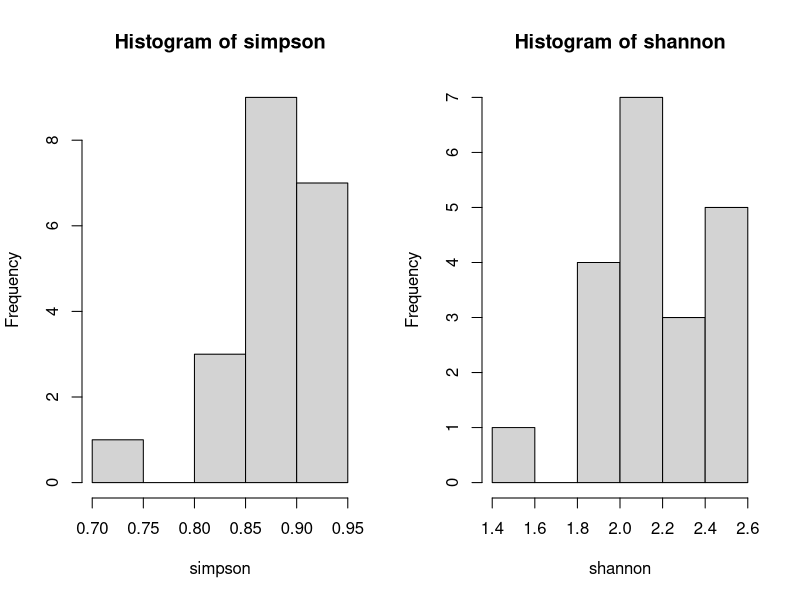
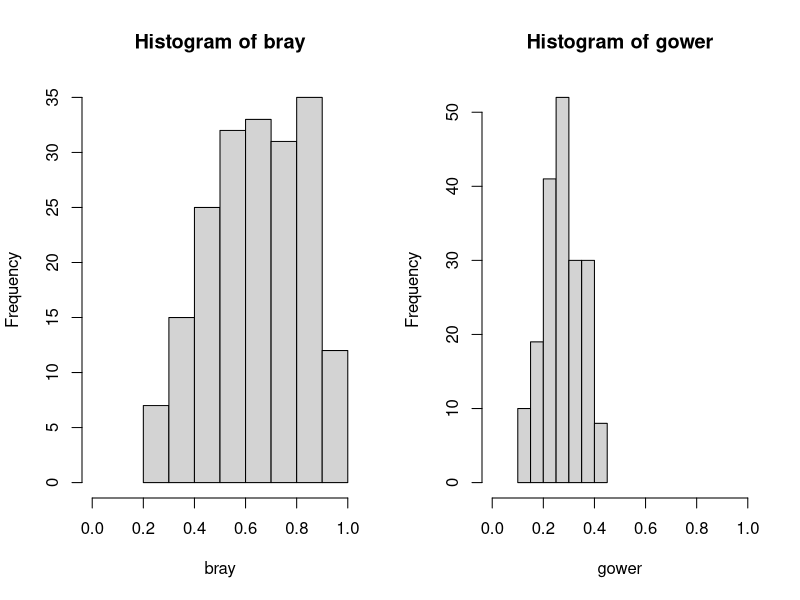
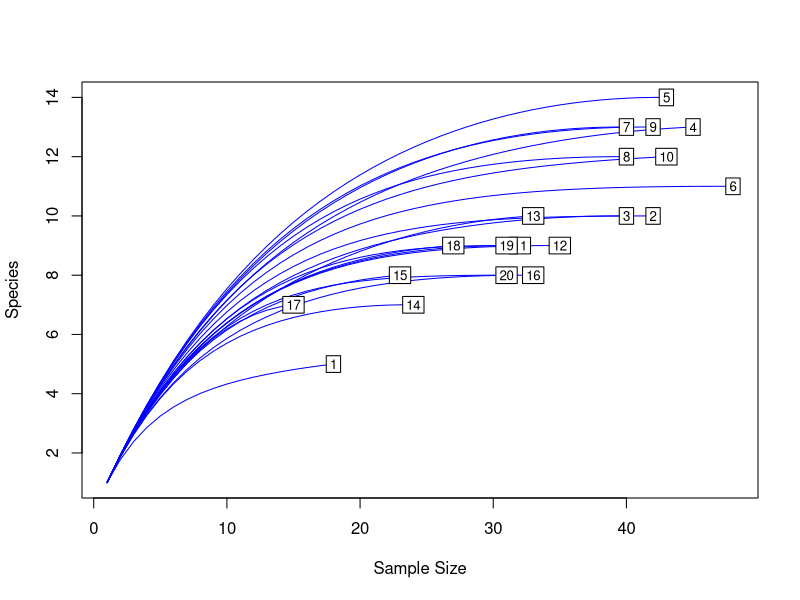
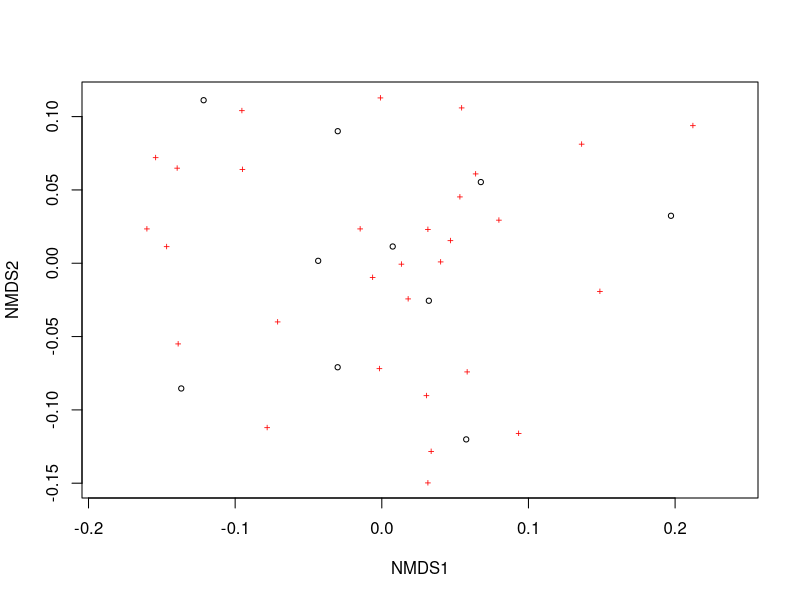
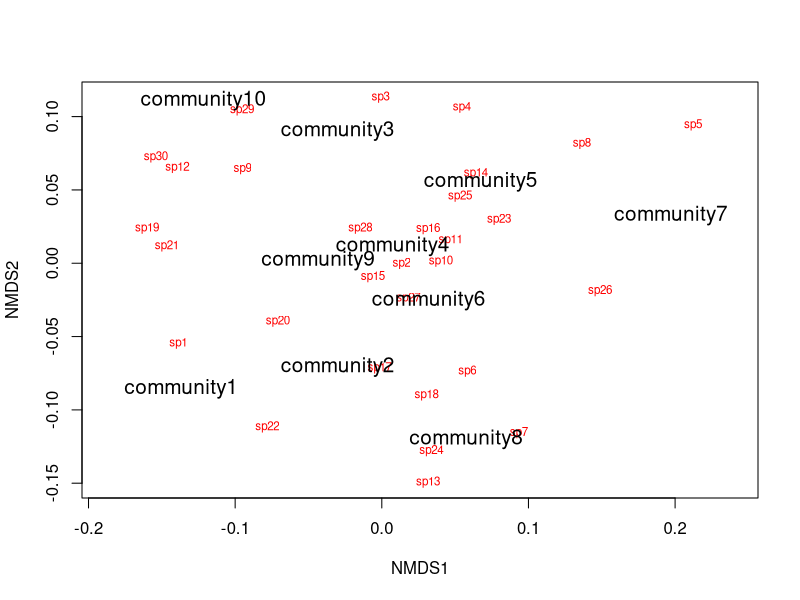
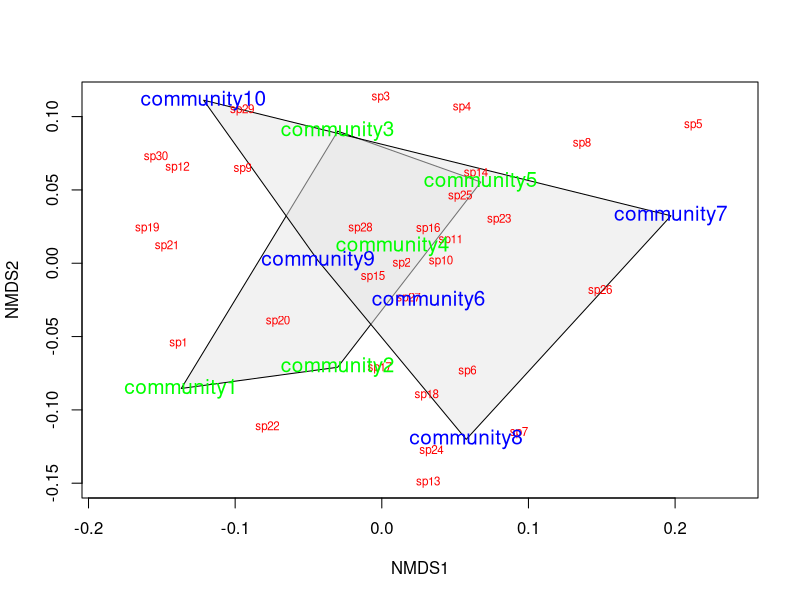
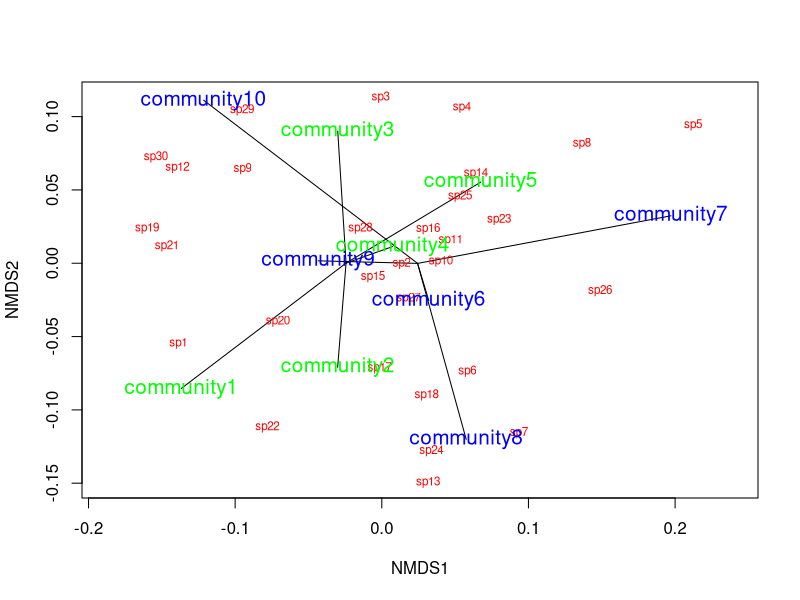
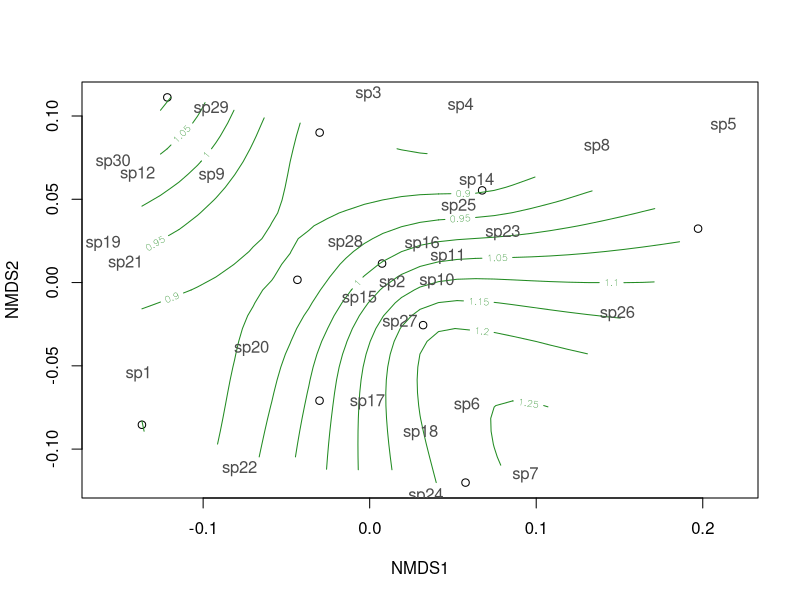

These figures' R source, in order:
# Vegan Tutorial
# Peter Clark
# 26 April 2017

library(vegan)

data(package = "vegan") ## names of data sets in the package
data(dune) # Vegetation and Environment in Dutch Dune Meadows
str(dune) #a data frame of observations of 30 species at 20 sites

# Diversity functions

diversity(dune,index = "simpson") # calculate Simpson's 1-D Index of Diversity for each site. # closer to 1 = greater diversity

simpson <- diversity(dune, "simpson") # or assign to var.
simpson 

shannon <- diversity(dune) # note that Shannon's is default
shannon #Typically ranges from 1.5 - 3.4, higher = more diverse 

# lets compare the two
par(mfrow = c(1, 2))  # use par to generate panels with 1 row of 2 graphs
hist(simpson)
hist(shannon)


# vegdist - pairwise comparisons of dissimilarity
par(mfrow = c(1, 2))
bray = vegdist(dune, "bray") 
gower = vegdist(dune, "gower")
hist(bray, xlim = range(0.0,1.0))
hist(gower, xlim = range(0.0,1.0))


# Rarefaction

spAbund <- rowSums(dune)  #gives the number of individuals found in each plot
spAbund # view observations per plot

raremin <- min(rowSums(dune))  #rarefaction uses the smallest number of observations per sample to extrapolate the expected number if all other samples only had that number of observations
raremin # view smallest # of obs (site 17)

sRare <- rarefy(dune, raremin) # now use function rarefy
sRare #gives an "expected"rarefied" number of species (not obs) if only 15 individuals were present

par(mfrow = c(1, 1))
rarecurve(dune, col = "blue") # produces rarefaction curves # squares are site numbers positioned at observed space. To "rarefy" a larger site, follow the rarefaction curve until the curve corresponds with the lesser site obs. This gives you rarefied species richness


# NMDS

set.seed(2) # random no. generator / way to specify seeds, 2=no. of integers?
community_matrix=matrix(
  sample(1:100,300,replace=T),nrow=10, # counts up to 100, 300 cells
  dimnames=list(paste("community",1:10,sep=""),paste("sp",1:30,sep="")))
head(community_matrix)

example_NMDS=metaMDS(community_matrix, # Our community-by-species matrix
                     k=2) # The number of reduced dimensions. Increase if high stress is problem. 

plot(example_NMDS)

ordiplot(example_NMDS,type="n") #Ordination plot function especially for congested plots
orditorp(example_NMDS,display="species",col="red",air=0.01) #The function adds text or points to ordination plots
orditorp(example_NMDS,display="sites",cex=1.25,air=0.01)

treat=c(rep("Treatment1",5),rep("Treatment2",5))
ordiplot(example_NMDS,type="n")
ordihull(example_NMDS,groups=treat,draw="polygon",col="grey90",label=F)
orditorp(example_NMDS,display="species",col="red",air=0.01)
orditorp(example_NMDS,display="sites",col=c(rep("green",5),rep("blue",5)),
         air=0.01,cex=1.25)

#spider plot
ordiplot(example_NMDS,type="n")
ordispider(example_NMDS,groups=treat)
orditorp(example_NMDS,display="species",col="red",air=0.01)
orditorp(example_NMDS,display="sites",col=c(rep("green",5),rep("blue",5)),
         air=0.01,cex=1.25)

# Define random elevations for previous example
elevation=runif(10,0.5,1.5)
# Use the function ordisurf to plot contour lines
ordisurf(example_NMDS,elevation,main="",col="forestgreen")
# Finally, display species on plot
orditorp(example_NMDS,display="species",col="grey30",air=0.1,
         cex=1)

